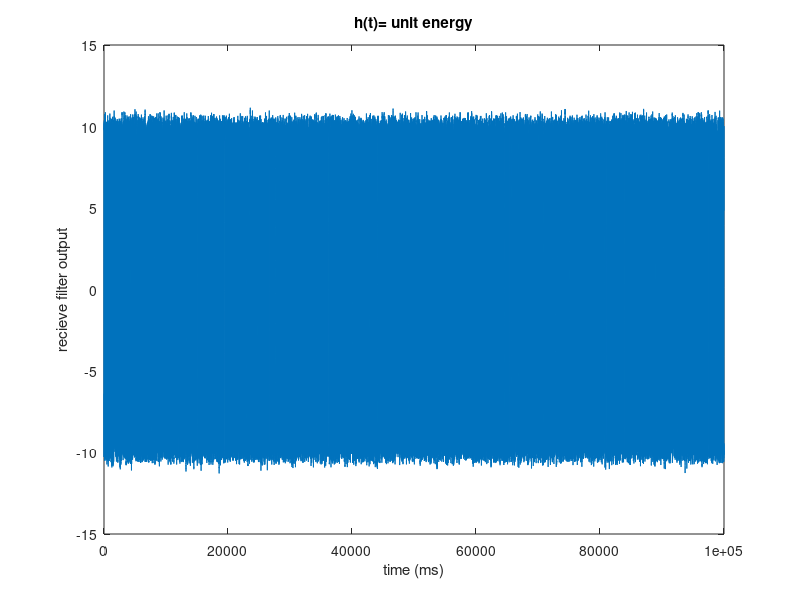
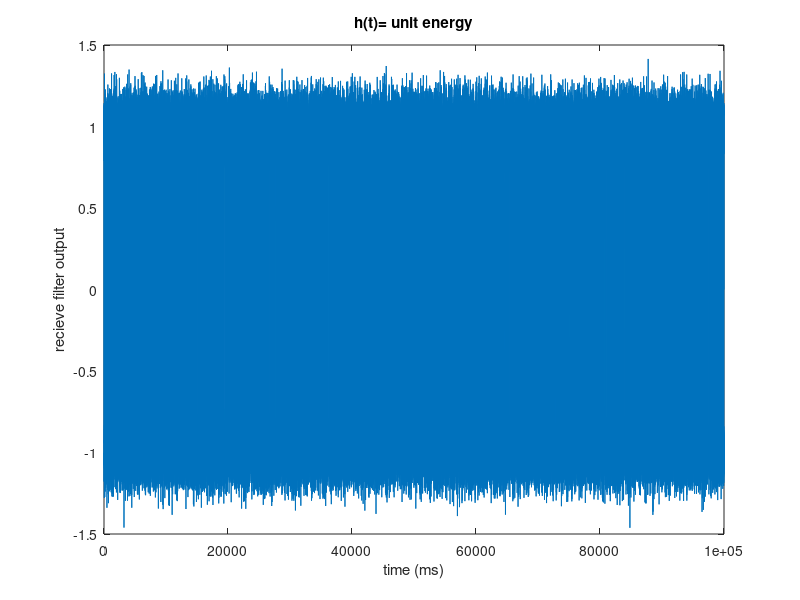
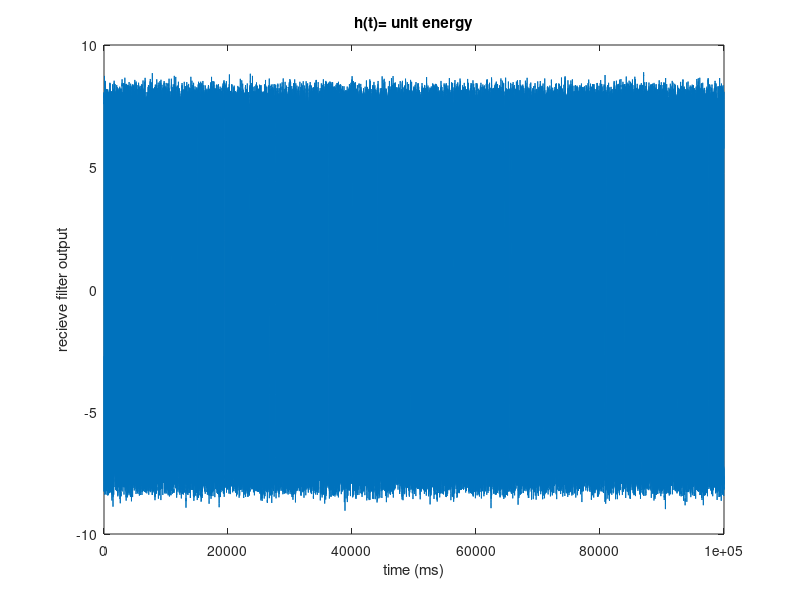
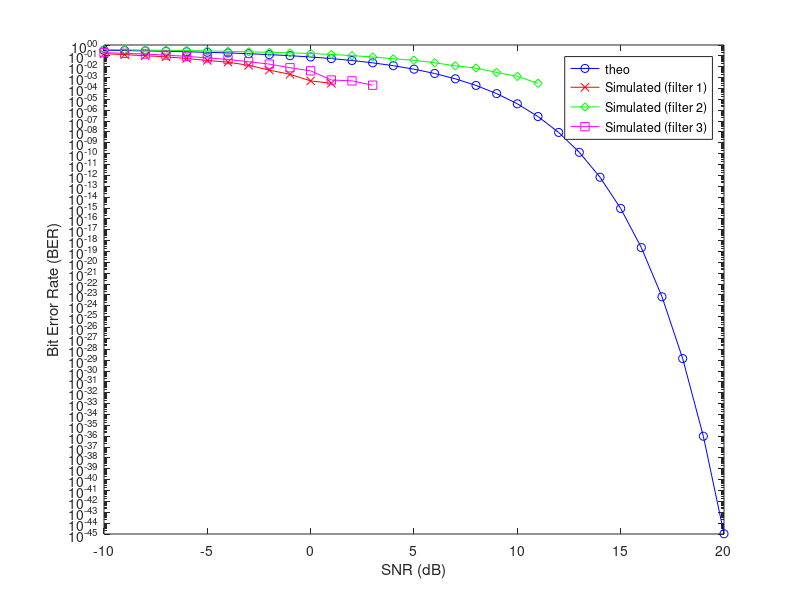

These figures' MATLAB source, in order:
%% initial
% array filled with zeros size of 10000
array = zeros(1, 10000);
% create 5000 random index
random_Indices = randperm(10000, 5000);
array(random_Indices)=1;

%% g array of size 10 times the size of array
g = 10 * zeros(1, 10000);

for i = 1:length(array)
    if(array(i)==1)
       g(10*(i-1)+1:10*i)=1;
    else
       g(10*(i-1)+1:10*i)=-1;
    end
end
%% SNR
% range of SNR
snr_range = -10:1:20;
% create signals_noise array
signals_noise = zeros(length(g), length(snr_range));
% add noise
for i = 1:length(snr_range)
    signals_noise(:,i) = awgn(g, snr_range(i), 'measured');
end


%% The receive filters
% The receive filter ?(?) is a matched filter with unit energy 
filter_1 = ones(10, 1);  


% The receive filter ?(?) is not existent (i.e. ?(?) = ?(?))
filter_2 = zeros(10, 1); 
filter_2(5) = 1; 


% The receive filter ?(?) has the following impulse response
filter_3 = zeros(1, 10);
% slope of the line
slope = (sqrt(3) - 0) / (10 - 0);
for x = 0:9
    filter_3(x + 1) = slope * x; % store value in specific index in filter 3
end

% applay each filter to noice signal
signals_filters = zeros(length(g), length(snr_range), 3);
for i = 1:length(snr_range)
    
    % Convolve with filter 1
    signals_filters(:,i,1) = conv(signals_noise(:,i), filter_1, 'same');

    % Convolve with filter 2
    signals_filters(:,i,2) = conv(signals_noise(:,i), filter_2, 'same');

    % Convolve with filter 3 
    signals_filters(:,i,3) = conv(signals_noise(:,i), filter_3, 'same');
end

figure(1)
t1 = 1:100000;
plot(t1,  signals_filters(:,i,1))
title('h(t)= unit energy')
xlabel('time (ms)')
ylabel('recieve filter output')
figure(2)
plot(t1,  signals_filters(:,i,2))
title('h(t)= unit energy')
xlabel('time (ms)')
ylabel('recieve filter output')
figure(3)
plot(t1,  signals_filters(:,i,3))
title('h(t)= unit energy')
xlabel('time (ms)')
ylabel('recieve filter output')
%% sampling
% Sample the signals after applaying 3 filters
samples= zeros(length(g)/10, length(snr_range), 3);
for i = 1:length(snr_range)
    for z = 1:3
        signal_filters = signals_filters(:,i,z);
        samples(:,i,z) = signal_filters(5:10:end);
    end
end
% Decode 
Signals_output = zeros(size(samples));
Signals_output(samples >= 0) = 1;
Signals_output(samples < 0) = 0;

%% Calculate the theoretical and simulated BERs
bits_num = length(g)/10;
% Calculate theoretical BER
BER_theoretical = zeros(size(snr_range));
for i = 1:length(snr_range)
    BER_theoretical(i) = 0.5*erfc(sqrt(10^(snr_range(i)/10)));
end
% Calculate simulated BER
BER_simulated = zeros(length(snr_range), 3);
for i = 1:length(snr_range)
    for j = 1:3
        error = sum(xor(Signals_output(:,i,j)', array));
        BER_simulated(i,j) = error/bits_num;
    end
end

% % Plot the theoretical and simulated BERs vs SNR
figure
semilogy(snr_range, BER_theoretical, 'b-o')
hold on
semilogy(snr_range, BER_simulated(:,1), 'r-x')
semilogy(snr_range, BER_simulated(:,2), 'g-d')
semilogy(snr_range, BER_simulated(:,3), 'm-s')
hold off
xlabel('SNR (dB)')
ylabel('Bit Error Rate (BER)')
legend('theo', 'Simulated (filter 1)', 'Simulated (filter 2)', 'Simulated (filter 3)')
% Plot the theoretical BER vs SNR


figure
subplot(2,1,1)
semilogy(snr_range, BER_theoretical, 'b-o')
xlabel('SNR (dB)')
ylabel('Bit Error Rate (BER)')
title('Theoretical BER')

% % Plot the simulated BERs vs SNR
subplot(2,1,2)
semilogy(snr_range, BER_simulated(:,1), 'r-x')
hold on
semilogy(snr_range, BER_simulated(:,2), 'g-d')
semilogy(snr_range, BER_simulated(:,3), 'm-s')
hold off
xlabel('SNR (dB)')
ylabel('Bit Error Rate')
legend('Simulated (filter 1)', 'Simulated (filter 2)', 'Simulated (filter 3)')
title('Simulated BER')

figure
subplot(2,2,1)
semilogy(snr_range, BER_theoretical, 'b-o')
xlabel('SNR (dB)')
ylabel('Bit Error Rate')
title('Theoretical BER')
grid on

subplot(2,2,2)
semilogy(snr_range, BER_simulated(:,1), 'r-x')
xlabel('SNR (dB)')
ylabel('Bit Error Rate')
title('Simulated BER (filter 1)')
grid on

subplot(2,2,3)
semilogy(snr_range, BER_simulated(:,2), 'g-d')
xlabel('SNR (dB)')
ylabel('Bit Error Rate')
title('Simulated BER (filter 2)')
grid on

subplot(2,2,4)
semilogy(snr_range, BER_simulated(:,3), 'm-s')
xlabel('SNR (dB)')
ylabel('Bit Error Rate')
title('Simulated BER (filter 3)')
grid on

